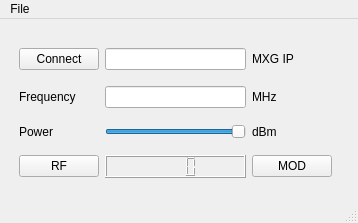
<?xml version="1.0" encoding="UTF-8"?>
<ui version="4.0">
 <author>Dan</author>
 <class>MainWindow</class>
 <widget class="QMainWindow" name="MainWindow">
  <property name="geometry">
   <rect>
    <x>0</x>
    <y>0</y>
    <width>358</width>
    <height>223</height>
   </rect>
  </property>
  <property name="windowTitle">
   <string>MainWindow</string>
  </property>
  <widget class="QWidget" name="centralwidget">
   <widget class="QWidget" name="gridLayoutWidget">
    <property name="geometry">
     <rect>
      <x>10</x>
      <y>10</y>
      <width>331</width>
      <height>169</height>
     </rect>
    </property>
    <layout class="QGridLayout" name="gridLayout">
     <item row="1" column="2">
      <widget class="QLineEdit" name="lineEdit_2"/>
     </item>
     <item row="2" column="3">
      <widget class="QLabel" name="label_3">
       <property name="text">
        <string>dBm</string>
       </property>
      </widget>
     </item>
     <item row="2" column="2">
      <widget class="QSlider" name="horizontalSlider">
       <property name="minimum">
        <number>-100</number>
       </property>
       <property name="maximum">
        <number>0</number>
       </property>
       <property name="orientation">
        <enum>Qt::Horizontal</enum>
       </property>
      </widget>
     </item>
     <item row="1" column="3">
      <widget class="QLabel" name="label_5">
       <property name="text">
        <string>MHz</string>
       </property>
      </widget>
     </item>
     <item row="0" column="2">
      <widget class="QLineEdit" name="lineEdit"/>
     </item>
     <item row="1" column="1">
      <widget class="QLabel" name="label_4">
       <property name="text">
        <string>Frequency</string>
       </property>
      </widget>
     </item>
     <item row="0" column="3">
      <widget class="QLabel" name="label">
       <property name="text">
        <string>MXG IP</string>
       </property>
      </widget>
     </item>
     <item row="2" column="1">
      <widget class="QLabel" name="label_2">
       <property name="text">
        <string>Power</string>
       </property>
      </widget>
     </item>
     <item row="0" column="1">
      <widget class="QPushButton" name="pushButton">
       <property name="text">
        <string>Connect</string>
       </property>
       <property name="shortcut">
        <string>Ctrl+R</string>
       </property>
       <property name="checkable">
        <bool>true</bool>
       </property>
      </widget>
     </item>
     <item row="3" column="2">
      <widget class="QLCDNumber" name="lcdNumber">
       <property name="font">
        <font>
         <weight>50</weight>
         <italic>false</italic>
         <bold>false</bold>
         <kerning>true</kerning>
        </font>
       </property>
       <property name="frameShadow">
        <enum>QFrame::Raised</enum>
       </property>
       <property name="digitCount">
        <number>4</number>
       </property>
      </widget>
     </item>
     <item row="3" column="1">
      <widget class="QPushButton" name="pushButton_2">
       <property name="text">
        <string>RF</string>
       </property>
       <property name="checkable">
        <bool>true</bool>
       </property>
      </widget>
     </item>
     <item row="3" column="3">
      <widget class="QPushButton" name="pushButton_3">
       <property name="text">
        <string>MOD</string>
       </property>
       <property name="checkable">
        <bool>true</bool>
       </property>
      </widget>
     </item>
    </layout>
   </widget>
  </widget>
  <widget class="QMenuBar" name="menubar">
   <property name="geometry">
    <rect>
     <x>0</x>
     <y>0</y>
     <width>358</width>
     <height>21</height>
    </rect>
   </property>
   <widget class="QMenu" name="menuFile">
    <property name="title">
     <string>File</string>
    </property>
    <addaction name="actionSave"/>
    <addaction name="actionLoad"/>
   </widget>
   <addaction name="menuFile"/>
  </widget>
  <widget class="QStatusBar" name="statusbar"/>
  <action name="actionSave">
   <property name="text">
    <string>Save</string>
   </property>
   <property name="shortcut">
    <string>Ctrl+S</string>
   </property>
  </action>
  <action name="actionLoad">
   <property name="text">
    <string>Load</string>
   </property>
   <property name="shortcut">
    <string>Ctrl+L</string>
   </property>
  </action>
  <action name="actionMax">
   <property name="text">
    <string>Max</string>
   </property>
  </action>
 </widget>
 <layoutdefault spacing="6" margin="9"/>
 <tabstops>
  <tabstop>lineEdit</tabstop>
  <tabstop>lineEdit_2</tabstop>
  <tabstop>horizontalSlider</tabstop>
  <tabstop>pushButton</tabstop>
  <tabstop>pushButton_2</tabstop>
  <tabstop>pushButton_3</tabstop>
 </tabstops>
 <includes>
  <include location="local">MXG Control</include>
 </includes>
 <resources/>
 <connections>
  <connection>
   <sender>horizontalSlider</sender>
   <signal>valueChanged(int)</signal>
   <receiver>lcdNumber</receiver>
   <slot>display(int)</slot>
   <hints>
    <hint type="sourcelabel">
     <x>175</x>
     <y>103</y>
    </hint>
    <hint type="destinationlabel">
     <x>175</x>
     <y>134</y>
    </hint>
   </hints>
  </connection>
 </connections>
 <designerdata>
  <property name="gridDeltaX">
   <number>10</number>
  </property>
  <property name="gridDeltaY">
   <number>10</number>
  </property>
  <property name="gridSnapX">
   <bool>true</bool>
  </property>
  <property name="gridSnapY">
   <bool>true</bool>
  </property>
  <property name="gridVisible">
   <bool>true</bool>
  </property>
 </designerdata>
</ui>
